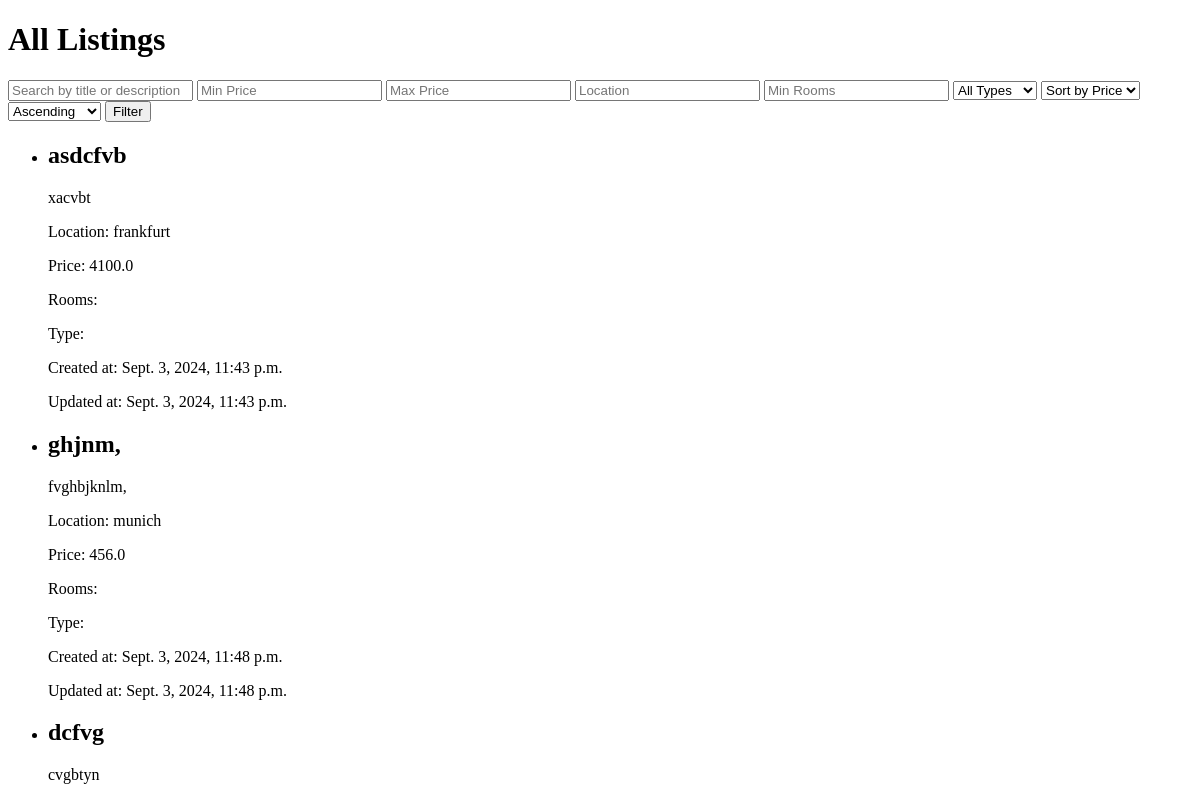
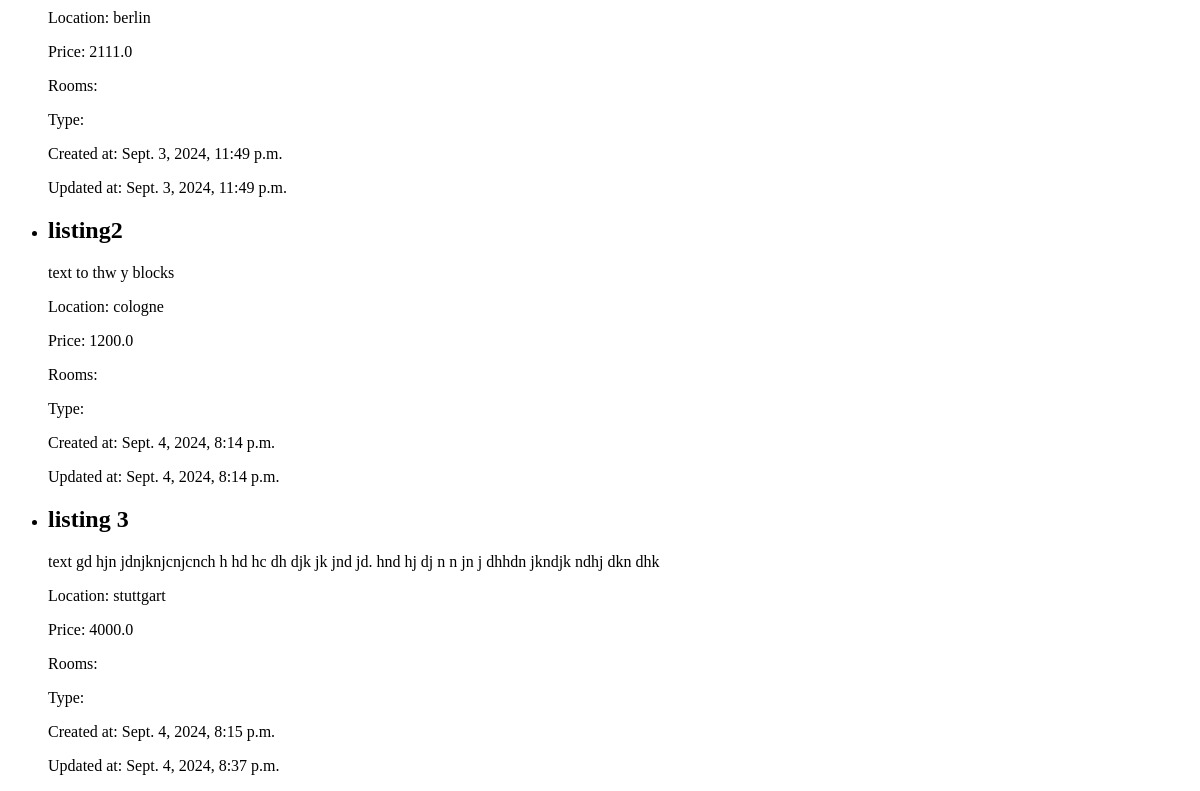
The page /user/items/ on the database as committed earlier (2 pictures, top to bottom).
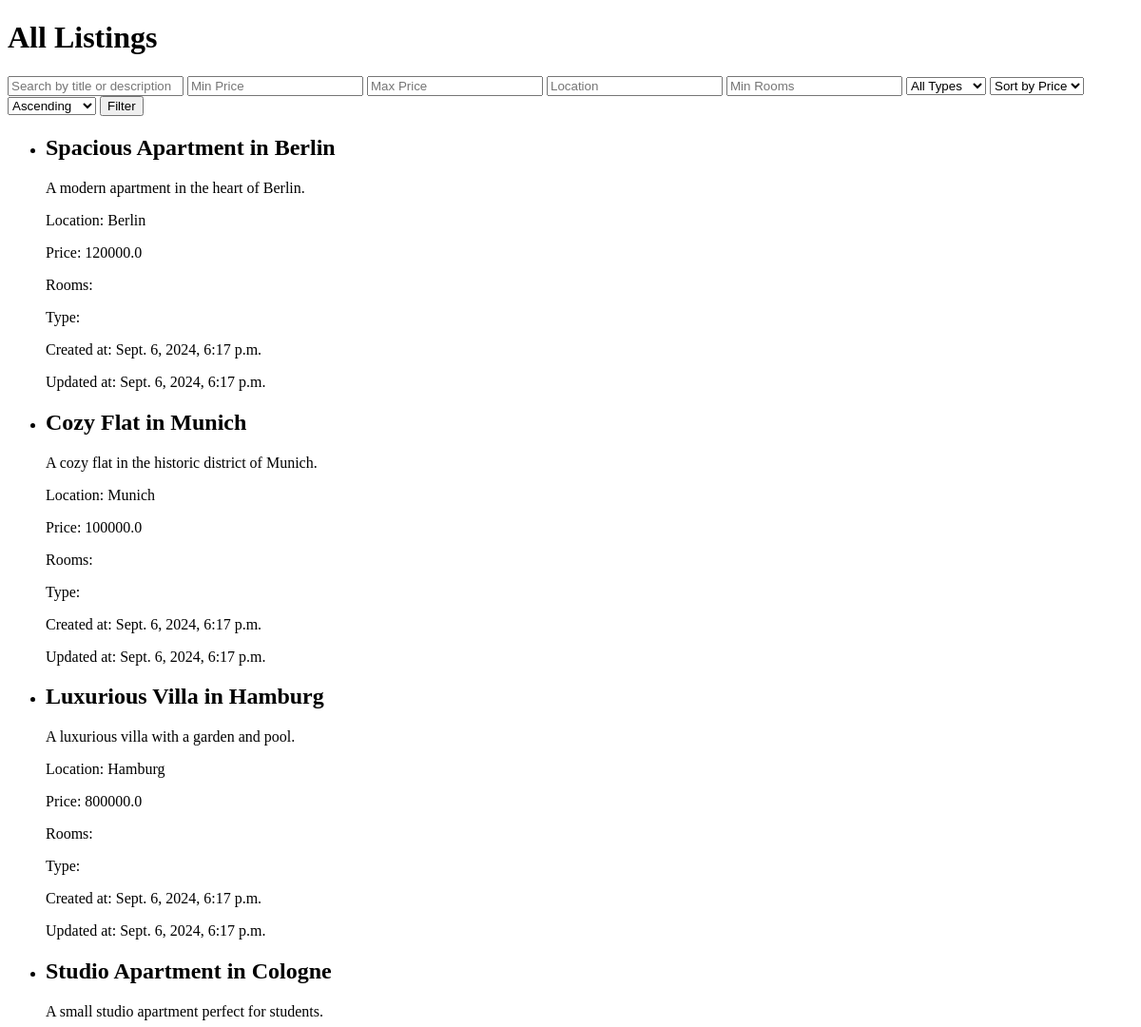
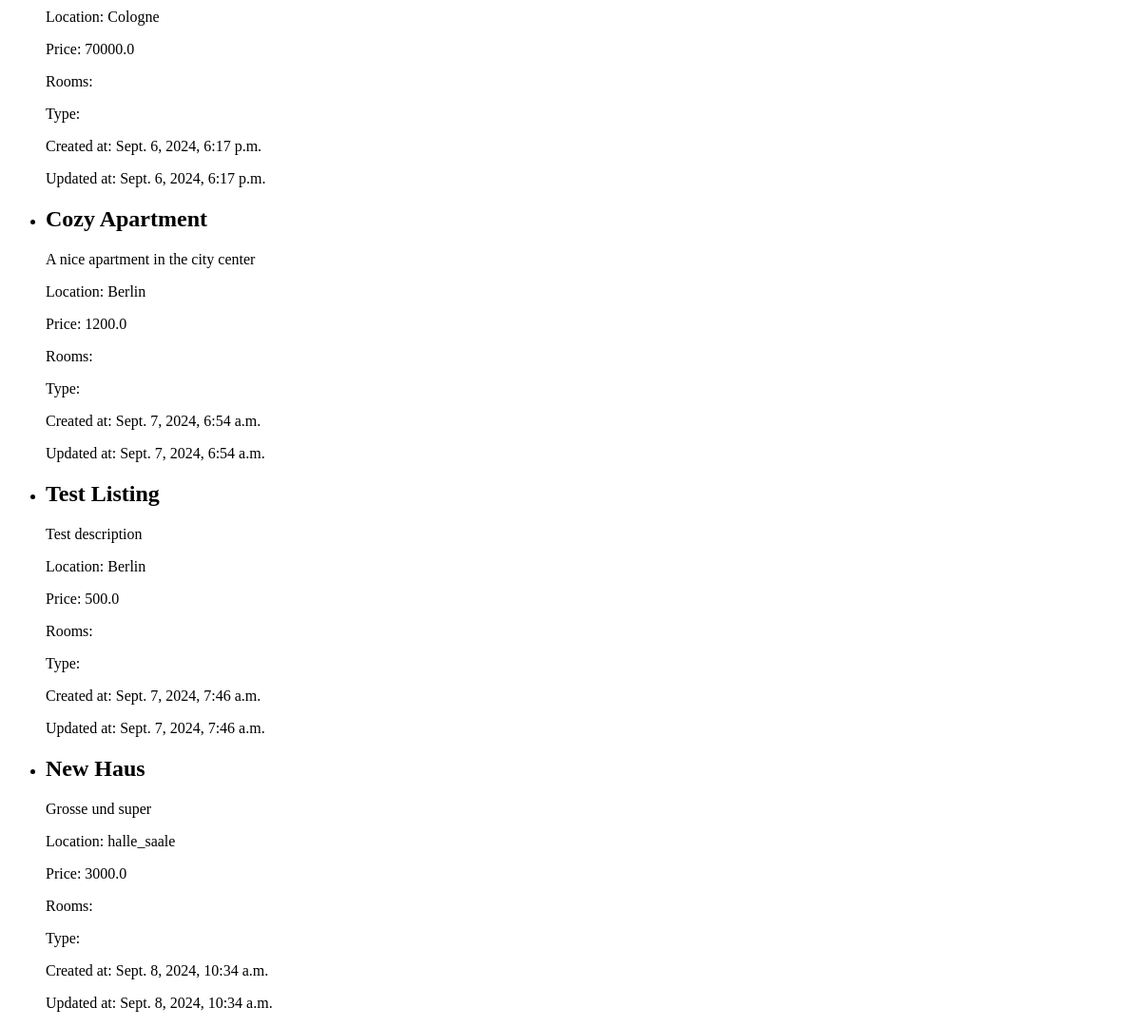
The same page on the database as committed later (2 pictures, top to bottom).
### listings/models.py (models this page shows, shortened)
class Listing(models.Model):
    PROPERTY_TYPES = [
        ('apartment', 'Apartment'),
        ('house', 'House'),
        ('studio', 'Studio'),
    ]
    LOCATION_TYPES = [
        ('berlin', 'Berlin'),
        ('munich', 'Munich'),
        ('hamburg', 'Hamburg'),
        ('frankfurt', 'Frankfurt'),
        ('cologne', 'Cologne'),
        ('stuttgart', 'Stuttgart'),
        ('düsseldorf', 'Düsseldorf'),
        ('halle_saale', 'Halle (Saale)'),
        ('leipzig', 'Leipzig'),
        ('dortmund', 'Dortmund')
    ]
    title = models.CharField(max_length=255)
    description = models.TextField()
    location = models.CharField(max_length=255, choices=LOCATION_TYPES)
    price = models.DecimalField(max_digits=10, decimal_places=1)
    rooms = models.IntegerField()
    property_type = models.CharField(max_length=50, choices=PROPERTY_TYPES)
    status = models.BooleanField(default=True)
    owner = models.ForeignKey(settings.AUTH_USER_MODEL, on_delete=models.CASCADE, default=1)
    created_at = models.DateTimeField(auto_now_add=True)
    updated_at = models.DateTimeField(auto_now=True)

### user/views.py (the view)
# urls.py: path('items/', views.ListingListView.as_view(), name='item-list')
class ListingListView(ListView):
    model = Listing
    template_name = 'user/all_listings.html'
    context_object_name = 'listings'
    def get_queryset(self):
        queryset = Listing.objects.all()
        min_price = self.request.GET.get('min_price')
        max_price = self.request.GET.get('max_price')
        location = self.request.GET.get('location')
        room_count = self.request.GET.get('room_count')
        property_type = self.request.GET.get('property_type')  # Исправлено название переменной
        sort_by = self.request.GET.get('sort_by', 'created_at')  # По умолчанию сортировка по дате добавления
        order = self.request.GET.get('order', 'asc')  # По умолчанию сортировка по возрастанию
        if min_price:
            queryset = queryset.filter(price__gte=min_price)
        if max_price:
            queryset = queryset.filter(price__lte=max_price)
        if location:
            queryset = queryset.filter(location__icontains=location)
        if room_count:
            queryset = queryset.filter(room_count__gte=room_count)
        if property_type:
            queryset = queryset.filter(housing_type__icontains=property_type)
        if sort_by:
            if order == 'asc':
                queryset = queryset.order_by(sort_by)
            elif order == 'desc':
                queryset = queryset.order_by(f'-{sort_by}')
        return queryset

### listings/context_processors.py (called while the page is built)
def headers_data(request):
    return {
        'site_name': 'My Awesome Site',
        'menu_items': [
            {'name': 'Мои объявления', 'url': 'listings:my'},
            {'name': 'Создать объявление', 'url': 'create_listing'},
            {'name': 'Выйти', 'url': 'listings:logout'}
        ]
    }

### user/templates/user/all_listings.html (shortened to what this page needs)
<!DOCTYPE html>
<html lang="en">
<head>
</head>
<body>
    <h1>All Listings</h1>
    <form method="GET" id="filterForm">
        <input type="text" name="q" placeholder="Search by title or description" value="{{ request.GET.q }}">
        <input type="number" name="min_price" placeholder="Min Price" value="{{ request.GET.min_price }}">
        <input type="number" name="max_price" placeholder="Max Price" value="{{ request.GET.max_price }}">
        <input type="text" name="location" placeholder="Location" value="{{ request.GET.location }}">
        <input type="number" name="room_count" placeholder="Min Rooms" value="{{ request.GET.room_count }}">
        <select name="property_type">
            <option value="">All Types</option>
        </select>
        <select name="sort_by">
            <option value="price" {% if request.GET.sort_by == 'price' %}selected{% endif %}>Sort by Price</option>
        </select>
        <select name="order">
            <option value="asc" {% if request.GET.order == 'asc' %}selected{% endif %}>Ascending</option>
        </select>
        <button type="submit">Filter</button>
    </form>
    <ul id="itemList">
        {% for listing in listings %}
        <li>
            <h2>{{ listing.title }}</h2>
            <p>{{ listing.description }}</p>
            <p>Location: {{ listing.location }}</p>
            <p>Price: {{ listing.price }}</p>
            <p>Rooms: {{ listing.room_count }}</p>
            <p>Type: {{ listing.housing_type }}</p>
            <p>Created at: {{ listing.created_at }}</p>
            <p>Updated at: {{ listing.updated_at }}</p>
        </li>
        {% empty %}
        <li>No listings found</li>
        {% endfor %}
    </ul>
</body>
</html>

Rows that differ between the two databases and show on the page:
removed Listing: title "asdcfvb", description "xacvbt", location "frankfurt", price "4100.0", created_at "Sept. 3, 2024, 11:43 p.m.", updated_at "Sept. 3, 2024, 11:43 p.m."
removed Listing: title "ghjnm,", description "fvghbjknlm,", location "munich", price "456.0", created_at "Sept. 3, 2024, 11:48 p.m.", updated_at "Sept. 3, 2024, 11:48 p.m."
removed Listing: title "dcfvg", description "cvgbtyn", location "berlin", price "2111.0", created_at "Sept. 3, 2024, 11:49 p.m.", updated_at "Sept. 3, 2024, 11:49 p.m."
removed Listing: title "listing2", description "text to thw y blocks", location "cologne", price "1200.0", created_at "Sept. 4, 2024, 8:14 p.m.", updated_at "Sept. 4, 2024, 8:14 p.m."
removed Listing: title "listing 3", description "text gd hjn jdnjknjcnjcnch h hd hc dh djk jk jnd jd. hnd hj dj n n jn j dhhdn jkndjk ndhj dkn dhk", location "stuttgart", price "4000.0", created_at "Sept. 4, 2024, 8:15 p.m.", updated_at "Sept. 4, 2024, 8:37 p.m."
added Listing: title "Spacious Apartment in Berlin", description "A modern apartment in the heart of Berlin.", location "Berlin", price "120000.0", created_at "Sept. 6, 2024, 6:17 p.m.", updated_at "Sept. 6, 2024, 6:17 p.m."
added Listing: title "Cozy Flat in Munich", description "A cozy flat in the historic district of Munich.", location "Munich", price "100000.0", created_at "Sept. 6, 2024, 6:17 p.m.", updated_at "Sept. 6, 2024, 6:17 p.m."
added Listing: title "Luxurious Villa in Hamburg", description "A luxurious villa with a garden and pool.", location "Hamburg", price "800000.0", created_at "Sept. 6, 2024, 6:17 p.m.", updated_at "Sept. 6, 2024, 6:17 p.m."
added Listing: title "Studio Apartment in Cologne", description "A small studio apartment perfect for students.", location "Cologne", price "70000.0", created_at "Sept. 6, 2024, 6:17 p.m.", updated_at "Sept. 6, 2024, 6:17 p.m."
added Listing: title "Cozy Apartment", description "A nice apartment in the city center", location "Berlin", price "1200.0", created_at "Sept. 7, 2024, 6:54 a.m.", updated_at "Sept. 7, 2024, 6:54 a.m."
added Listing: title "Test Listing", description "Test description", location "Berlin", price "500.0", created_at "Sept. 7, 2024, 7:46 a.m.", updated_at "Sept. 7, 2024, 7:46 a.m."
added Listing: title "New Haus", description "Grosse und super", location "halle_saale", price "3000.0", created_at "Sept. 8, 2024, 10:34 a.m.", updated_at "Sept. 8, 2024, 10:34 a.m."
